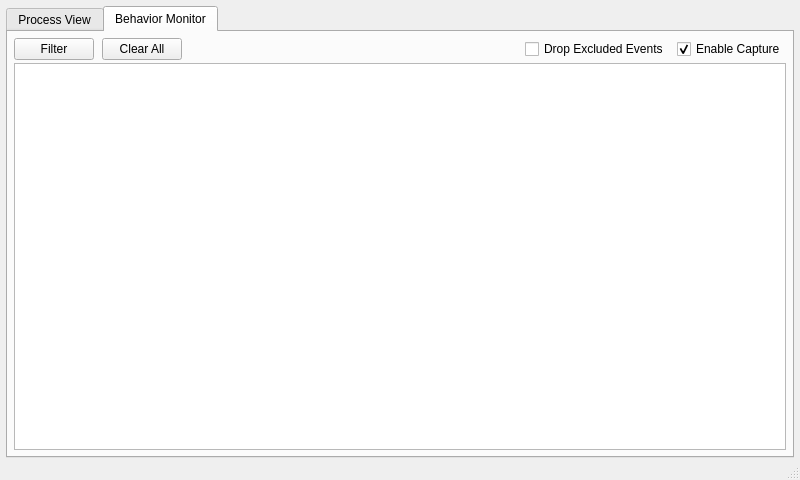
<?xml version="1.0" encoding="UTF-8"?>
<ui version="4.0">
 <class>MainWindow</class>
 <widget class="QMainWindow" name="MainWindow">
  <property name="geometry">
   <rect>
    <x>0</x>
    <y>0</y>
    <width>800</width>
    <height>480</height>
   </rect>
  </property>
  <property name="minimumSize">
   <size>
    <width>800</width>
    <height>480</height>
   </size>
  </property>
  <property name="windowTitle">
   <string>Syscall Monitor</string>
  </property>
  <property name="windowIcon">
   <iconset resource="resource.qrc">
    <normaloff>:/SyscallMonForm.ico</normaloff>:/SyscallMonForm.ico</iconset>
  </property>
  <widget class="QWidget" name="centralWidget">
   <layout class="QVBoxLayout" name="verticalLayout">
    <property name="spacing">
     <number>0</number>
    </property>
    <property name="leftMargin">
     <number>6</number>
    </property>
    <property name="topMargin">
     <number>6</number>
    </property>
    <property name="rightMargin">
     <number>6</number>
    </property>
    <property name="bottomMargin">
     <number>6</number>
    </property>
    <item>
     <widget class="QTabWidget" name="tabWidget">
      <property name="currentIndex">
       <number>1</number>
      </property>
      <widget class="QWidget" name="tab_1">
       <attribute name="title">
        <string>Process View</string>
       </attribute>
       <layout class="QVBoxLayout" name="verticalLayout_2">
        <property name="spacing">
         <number>0</number>
        </property>
        <property name="leftMargin">
         <number>0</number>
        </property>
        <property name="topMargin">
         <number>0</number>
        </property>
        <property name="rightMargin">
         <number>0</number>
        </property>
        <property name="bottomMargin">
         <number>0</number>
        </property>
        <item>
         <widget class="QTreeView" name="treeView_Process">
          <property name="contextMenuPolicy">
           <enum>Qt::CustomContextMenu</enum>
          </property>
          <property name="frameShadow">
           <enum>QFrame::Sunken</enum>
          </property>
          <property name="lineWidth">
           <number>1</number>
          </property>
          <property name="verticalScrollMode">
           <enum>QAbstractItemView::ScrollPerItem</enum>
          </property>
         </widget>
        </item>
       </layout>
      </widget>
      <widget class="QWidget" name="tab_2">
       <attribute name="title">
        <string>Behavior Monitor</string>
       </attribute>
       <layout class="QVBoxLayout" name="verticalLayout_3">
        <property name="spacing">
         <number>3</number>
        </property>
        <property name="leftMargin">
         <number>6</number>
        </property>
        <property name="topMargin">
         <number>6</number>
        </property>
        <property name="rightMargin">
         <number>6</number>
        </property>
        <property name="bottomMargin">
         <number>6</number>
        </property>
        <item>
         <layout class="QGridLayout" name="gridLayout">
          <property name="horizontalSpacing">
           <number>8</number>
          </property>
          <item row="0" column="4">
           <widget class="QCheckBox" name="checkBox_EnableCapture">
            <property name="sizePolicy">
             <sizepolicy hsizetype="Fixed" vsizetype="Fixed">
              <horstretch>0</horstretch>
              <verstretch>0</verstretch>
             </sizepolicy>
            </property>
            <property name="text">
             <string>Enable Capture</string>
            </property>
            <property name="checked">
             <bool>true</bool>
            </property>
           </widget>
          </item>
          <item row="0" column="3">
           <widget class="QCheckBox" name="checkBox_DropExclude">
            <property name="sizePolicy">
             <sizepolicy hsizetype="Fixed" vsizetype="Fixed">
              <horstretch>0</horstretch>
              <verstretch>0</verstretch>
             </sizepolicy>
            </property>
            <property name="text">
             <string>Drop Excluded Events</string>
            </property>
            <property name="checked">
             <bool>false</bool>
            </property>
           </widget>
          </item>
          <item row="0" column="0">
           <widget class="QPushButton" name="pushButton_OpenFilter">
            <property name="sizePolicy">
             <sizepolicy hsizetype="Fixed" vsizetype="Fixed">
              <horstretch>0</horstretch>
              <verstretch>0</verstretch>
             </sizepolicy>
            </property>
            <property name="text">
             <string>Filter</string>
            </property>
           </widget>
          </item>
          <item row="0" column="2">
           <widget class="QLabel" name="labal_FilterStatus">
            <property name="sizePolicy">
             <sizepolicy hsizetype="Minimum" vsizetype="Minimum">
              <horstretch>0</horstretch>
              <verstretch>0</verstretch>
             </sizepolicy>
            </property>
            <property name="minimumSize">
             <size>
              <width>250</width>
              <height>0</height>
             </size>
            </property>
            <property name="baseSize">
             <size>
              <width>0</width>
              <height>0</height>
             </size>
            </property>
            <property name="text">
             <string/>
            </property>
            <property name="textFormat">
             <enum>Qt::PlainText</enum>
            </property>
           </widget>
          </item>
          <item row="0" column="1">
           <widget class="QPushButton" name="pushButton_ClearEvents">
            <property name="sizePolicy">
             <sizepolicy hsizetype="Fixed" vsizetype="Fixed">
              <horstretch>0</horstretch>
              <verstretch>0</verstretch>
             </sizepolicy>
            </property>
            <property name="text">
             <string>Clear All</string>
            </property>
           </widget>
          </item>
         </layout>
        </item>
        <item>
         <widget class="QTableView" name="tableView_Event">
          <property name="sizePolicy">
           <sizepolicy hsizetype="Expanding" vsizetype="Expanding">
            <horstretch>0</horstretch>
            <verstretch>0</verstretch>
           </sizepolicy>
          </property>
          <property name="contextMenuPolicy">
           <enum>Qt::CustomContextMenu</enum>
          </property>
          <property name="autoFillBackground">
           <bool>false</bool>
          </property>
          <property name="selectionMode">
           <enum>QAbstractItemView::SingleSelection</enum>
          </property>
          <property name="selectionBehavior">
           <enum>QAbstractItemView::SelectRows</enum>
          </property>
          <property name="verticalScrollMode">
           <enum>QAbstractItemView::ScrollPerItem</enum>
          </property>
          <property name="horizontalScrollMode">
           <enum>QAbstractItemView::ScrollPerPixel</enum>
          </property>
         </widget>
        </item>
       </layout>
      </widget>
     </widget>
    </item>
   </layout>
  </widget>
  <widget class="QStatusBar" name="statusBar">
   <property name="enabled">
    <bool>true</bool>
   </property>
   <property name="minimumSize">
    <size>
     <width>0</width>
     <height>16</height>
    </size>
   </property>
   <property name="toolTip">
    <string/>
   </property>
   <property name="statusTip">
    <string/>
   </property>
  </widget>
 </widget>
 <layoutdefault spacing="6" margin="11"/>
 <resources>
  <include location="resource.qrc"/>
 </resources>
 <connections/>
</ui>
